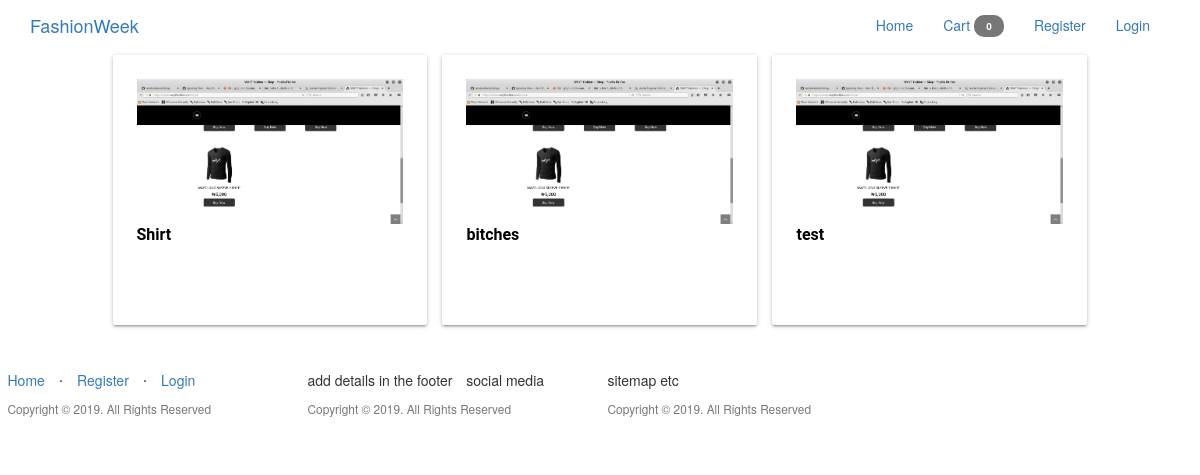
Before: / with the older database file.
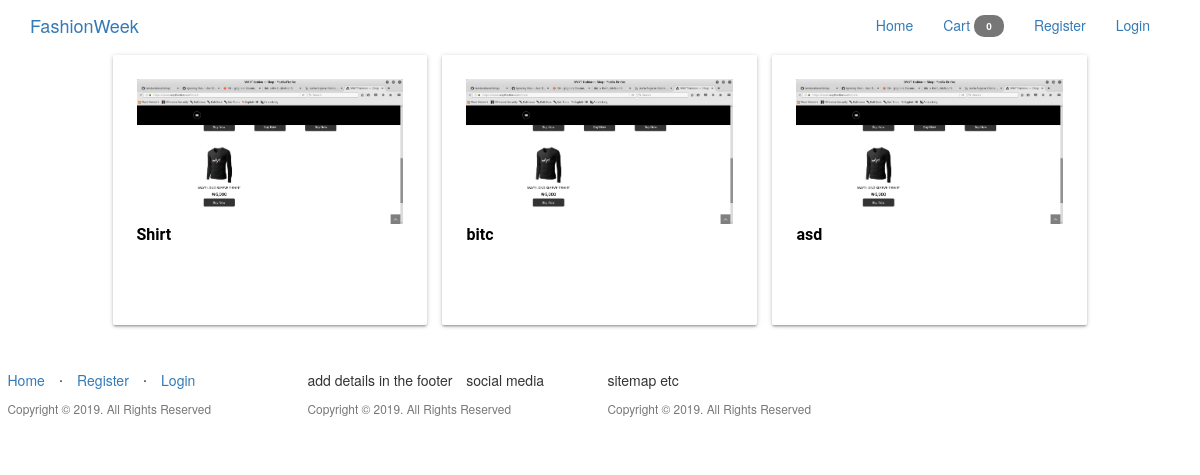
After: the same page with the newer database file.
### app/models.py (models this page shows, shortened)
class Categories(db.Model):
	id = db.Column(db.Integer, primary_key=True)
	category_name  = db.Column(db.String(20), index = True)
	product = db.relationship('Products', backref='products_categories')

### app/home/routes.py (the view)
@home.route('/')
def homepage():
	categories = Categories.query.all()
	products = Products.query.all()
	return render_template("home/index.html", title = 'Website name',
	categories = categories, products = products)

### app/templates/home/index.html
{% extends "base.html" %}
{% block body %}
<body>
	<div class="container-fluid">
	{% if categories %}
	<div class="row">
		{% for category in categories %}
	<a href="{{ url_for('home.shop_by_category', id=category.id) }}">
		<div class="col l4 s12 m6" style="width: 33.33333%" >
			<div class="card-panel hoverable" style="height:270px; background-color:#FFFFFF;">
					<div class="card-image" style="margin-left:auto;margin-right: auto;">
							<img class="responsive-img" src="{{url_for('static', filename = 'test.png')}}"  >
							<div class="caption">
							<span class="card-title" style="margin-bottom:7px;">
								<strong style="font-size:16px;font-family: 'Roboto', sans-serif;color: #000;">
									{{ category.category_name }}
								</strong>
							</span>
							</div>
						</div>
				</div>
		</div>
	</a>
		{% endfor %}
	</div>
	{% endif %}
	</div>
</body>
{% endblock %}

### app/templates/base.html (shortened to what this page needs)
<!DOCTYPE html>
<html lang="en">
<head>
    <link href="{{ url_for('static', filename='css/materialize.min.css') }}"rel="stylesheet">
    <link href="{{ url_for('static', filename='css/bootstrap.css') }}"rel="stylesheet">
</head>
<body>
<div class="container-fluid">
        <div class="navbar-header">
          <a class="navbar-brand" href="{{ url_for('home.homepage') }}">FashionWeek</a>
        </div>
        <ul class="nav navbar-nav navbar-right" style="margin-right:20px;">
            {% if current_user.is_authenticated %}
            {% if current_user.is_admin %}
                <li><a href="{{ url_for('home.admin_dashboard') }}">Dashboard</a></li>
                <li><a href="{{ url_for('admin.list_categories') }}">Categories</a></li>
                <li><a href="{{ url_for('admin.list_products') }}">Products</a></li>
                <li><a href="#">Orders</a></li>
            {% else %}
                <li><a href="{{ url_for('users.cart') }}">Cart <span class="badge">42</span></a></li>
            {% endif %}
                <li class="dropdown">
                    <a class="dropdown-toggle" data-toggle="dropdown" role="button" aria-haspopup="true" aria-expanded="false">
                        <i class="fa fa-user"></i>  Hi, {{ current_user.firstname }}!
                        <span class="caret"></span>
                    </a>
                    <ul class="dropdown-menu">
                        <li><a href="#">Profile</a></li>
                        <li role="separator" class="divider"></li>
                        <li><a href="{{ url_for('auth.logout') }}">Logout</a></li>
                    </ul>
            {% else %}
                <li><a href="{{ url_for('home.homepage') }}">Home</a></li>
                <li><a href="{{ url_for('users.cart') }}">Cart <span class="badge">0</span></a></li>
                <li><a href="{{ url_for('auth.register') }}">Register</a></li>
                <li><a href="{{ url_for('auth.login') }}">Login</a></li>
            {% endif %}
        </ul>
</div>
<div class="container-fluid" style="max-width:85%;">
      {% block body %}
      {% endblock %}
</div>
      <footer style="margin-top:15px;">
        <div class="container-fluid">
            <div class="row">
                                <div class="col l3 s8 m8 ">
                        <ul class="list-inline">
                            <li><a href="{{ url_for('home.homepage') }}">Home</a></li>
                            <li class="footer-menu-divider">⋅</li>
                            {% if current_user.is_authenticated %}
                                <li><a href="{{ url_for('auth.logout') }}">Logout</a></li>
                            {% else %}
                                <li><a href="{{ url_for('auth.register') }}">Register</a></li>
                                <li class="footer-menu-divider">⋅</li>
                                <li><a href="{{ url_for('auth.login') }}">Login</a></li>
                            {% endif %}
                        </ul>
                        <p class="copyright text-muted small">Copyright © 2019. All Rights Reserved</p>
                    </div>
                    <div class="col l3 s8 m8 ">
                            <ul class="list-inline">
                             <li>add details in the footer</li>
                             <li>social media</li>
                            </ul>
                            <p class="copyright text-muted small">Copyright © 2019. All Rights Reserved</p>
                        </div>
                        <div class="col l3 s8 m8 ">
                                <ul class="list-inline">
                                <li>sitemap etc</li>
                                </ul>
                                <p class="copyright text-muted small">Copyright © 2019. All Rights Reserved</p>
                            </div>
            </div>
        </div>
      </footer>
</body>
</html>

Changed rows visible on the page:
changed Categories: category_name "bitches" → "bitc"
changed Categories: category_name "test" → "asd"
